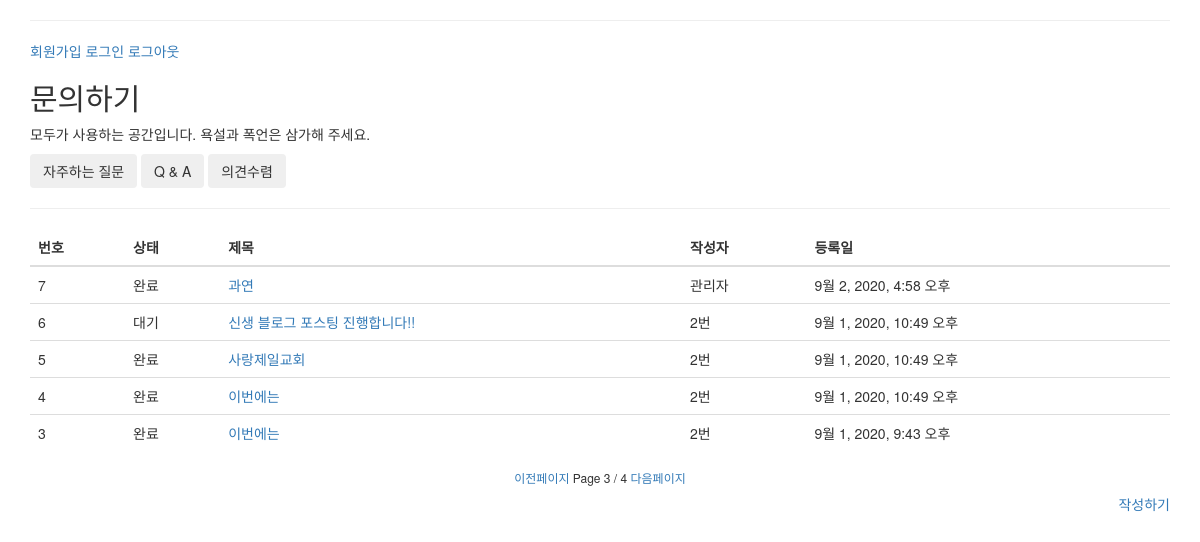
The page /qnaapp/?page=3 on the database its author committed.
### qnaapp/models.py (models this page shows)
class Qnaboard(models.Model):
    qnawriter = models.ForeignKey('Users', db_column='userEmail', blank=False, null=False, on_delete=models.CASCADE)
    title = models.CharField(max_length=20)
    nickName = models.CharField(max_length=20)
    content = models.TextField()
    created_at = models.DateTimeField(auto_now_add=True)
    admin_content = models.TextField()

class Users(models.Model):
    useremail = models.EmailField(max_length=30, primary_key=True, verbose_name="이메일(아이디)")
    username = models.CharField(max_length=12, verbose_name="닉네임")
    password = models.CharField(max_length=12, verbose_name="비밀번호")
    registerDate = models.DateField(auto_now_add=True, verbose_name="가입시간", null=True)

### qnaapp/views.py (the view)
# urls.py: path("", views.qnaread, name="qnaread"),
def qnaread(request):
    page = request.GET.get('page', 1)
    qnalist = Qnaboard.objects.all()
    paginator = Paginator(qnalist[::-1], 5)
    qnalistpage = paginator.get_page(page)
    context = {"qnalist": qnalistpage}
    return render(request, "qnaboard.html", context)

### qnaapp/templates/qnaboard.html (shortened to what this page needs)
<!DOCTYPE html>
<html lang="en">
<head>
    <link rel="stylesheet" href="https://maxcdn.bootstrapcdn.com/bootstrap/3.4.1/css/bootstrap.min.css">
</head>
<body>
    <div class="container">
        <hr>
        <a href="{% url 'qnaregister' %}">회원가입</a>
        <a href="{% url 'qnalogin' %}">로그인</a>
        <a href="{% url 'qnalogout' %}">로그아웃</a>
      <h2>문의하기</h2>
      <p>모두가 사용하는 공간입니다. 욕설과 폭언은 삼가해 주세요.</p>
      <button type="button" class="btn btn-outline-secondary">자주하는 질문</button>
      <button type="button" class="btn btn-outline-secondary">Q & A</button>
      <button type="button" class="btn btn-outline-secondary">의견수렴</button>
        <hr>
      <table class="table">
        <thead>
          <tr>
            <th>번호</th>
            <th>상태</th>
            <th>제목</th>
            <th>작성자</th>
            <th>등록일</th>
          </tr>
        </thead>
        <tbody>
        {%for qnaboard in qnalist %}
          <tr>
            <td>{{qnaboard.pk}}</td>
            <td>
                {% if qnaboard.admin_content == "" %}
                대기
                {% else %}
                완료
                {% endif %}
            </td>
            <td><a href="{% url 'qnadetail' qnaboard.pk %}">{{ qnaboard.title }}</a></td>
            <td>{{qnaboard.qnawriter.username}}</td>
            <td>{{qnaboard.created_at}}</td>
          </tr>
        {% endfor %}
        </tbody>
      </table>
    <h6 class="text-center">
        {% if qnalist.has_previous %}
            <a href="?page={{qnalist.number|add:-1}}">이전페이지</a>
        {% endif %}
            Page {{qnalist.number}} / {{ qnalist.paginator.num_pages}}
        {% if qnalist.has_next %}
            <a href="?page={{qnalist.number|add:+1}}">다음페이지</a>
        {% endif %}
    </h6>
      <div style = "text-align: right">
          <a href="{% url 'qnacreate' %}">작성하기</a>
      </div>
    </div>
</body>
</html>

### rows shown on the page
Qnaboard: pk "7", admin_content "완료", title "과연", qnawriter.username "관리자", created_at "9월 2, 2020, 4:58 오후"
Qnaboard: pk "6", admin_content "대기", title "신생 블로그 포스팅 진행합니다!!", qnawriter.username "2번", created_at "9월 1, 2020, 10:49 오후"
Qnaboard: pk "5", admin_content "완료", title "사랑제일교회", qnawriter.username "2번", created_at "9월 1, 2020, 10:49 오후"
Qnaboard: pk "4", admin_content "완료", title "이번에는", qnawriter.username "2번", created_at "9월 1, 2020, 10:49 오후"
Qnaboard: pk "3", admin_content "완료", title "이번에는", qnawriter.username "2번", created_at "9월 1, 2020, 9:43 오후"

### other values the page prints
{{ qnalist.number }} "3"
{{ qnalist.paginator.num_pages }} "4"
